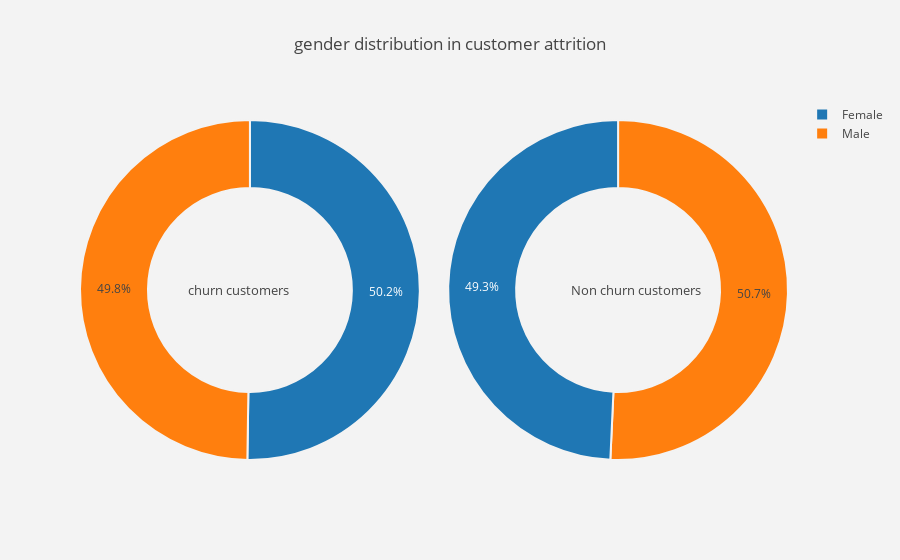
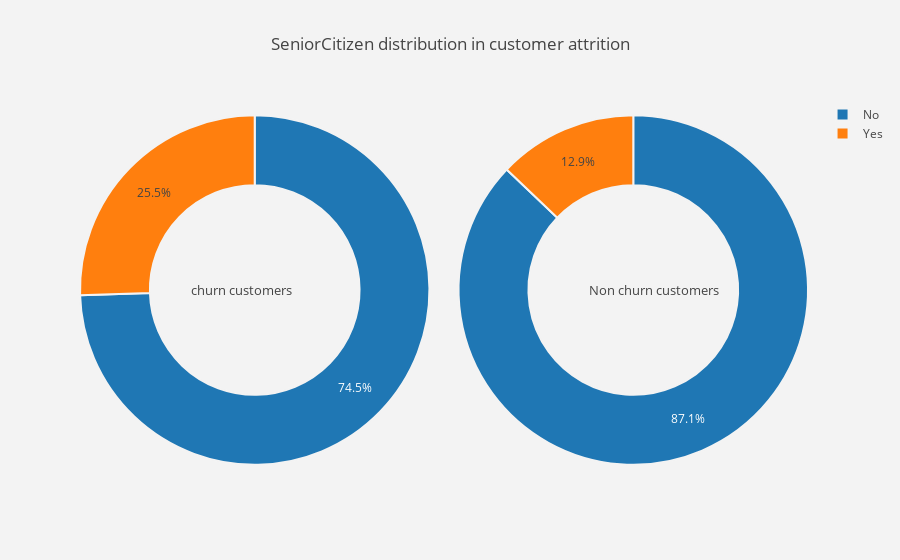
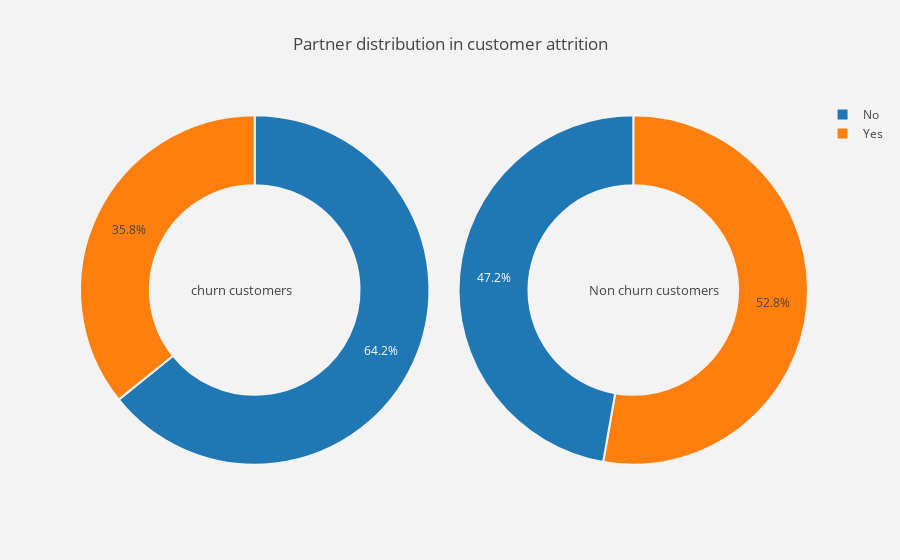
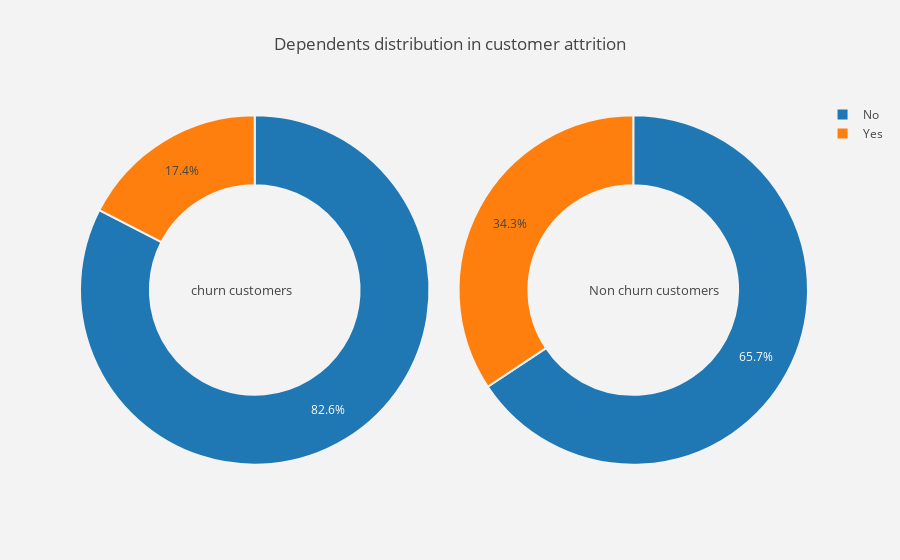

Here is the notebook cell these charts were saved with, in order:
### Markdown cell above
## <a id='3.2'>3.2. Varibles distribution in customer attrition</a>

### Code cell
#function  for pie plot for customer attrition types
def plot_pie(column) :
    
    trace1 = go.Pie(values  = churn[column].value_counts().values.tolist(),
                    labels  = churn[column].value_counts().keys().tolist(),
                    hoverinfo = "label+percent+name",
                    domain  = dict(x = [0,.48]),
                    name    = "Churn Customers",
                    marker  = dict(line = dict(width = 2,
                                               color = "rgb(243,243,243)")
                                  ),
                    hole    = .6
                   )
    trace2 = go.Pie(values  = not_churn[column].value_counts().values.tolist(),
                    labels  = not_churn[column].value_counts().keys().tolist(),
                    hoverinfo = "label+percent+name",
                    marker  = dict(line = dict(width = 2,
                                               color = "rgb(243,243,243)")
                                  ),
                    domain  = dict(x = [.52,1]),
                    hole    = .6,
                    name    = "Non churn customers" 
                   )


    layout = go.Layout(dict(title = column + " distribution in customer attrition ",
                            plot_bgcolor  = "rgb(243,243,243)",
                            paper_bgcolor = "rgb(243,243,243)",
                            annotations = [dict(text = "churn customers",
                                                font = dict(size = 13),
                                                showarrow = False,
                                                x = .15, y = .5),
                                           dict(text = "Non churn customers",
                                                font = dict(size = 13),
                                                showarrow = False,
                                                x = .88,y = .5
                                               )
                                          ]
                           )
                      )
    data = [trace1,trace2]
    fig  = go.Figure(data = data,layout = layout)
    py.iplot(fig)


#function  for histogram for customer attrition types
def histogram(column) :
    trace1 = go.Histogram(x  = churn[column],
                          histnorm= "percent",
                          name = "Churn Customers",
                          marker = dict(line = dict(width = .5,
                                                    color = "black"
                                                    )
                                        ),
                         opacity = .9 
                         ) 
    
    trace2 = go.Histogram(x  = not_churn[column],
                          histnorm = "percent",
                          name = "Non churn customers",
                          marker = dict(line = dict(width = .5,
                                              color = "black"
                                             )
                                 ),
                          opacity = .9
                         )
    
    data = [trace1,trace2]
    layout = go.Layout(dict(title =column + " distribution in customer attrition ",
                            plot_bgcolor  = "rgb(243,243,243)",
                            paper_bgcolor = "rgb(243,243,243)",
                            xaxis = dict(gridcolor = 'rgb(255, 255, 255)',
                                             title = column,
                                             zerolinewidth=1,
                                             ticklen=5,
                                             gridwidth=2
                                            ),
                            yaxis = dict(gridcolor = 'rgb(255, 255, 255)',
                                             title = "percent",
                                             zerolinewidth=1,
                                             ticklen=5,
                                             gridwidth=2
                                            ),
                           )
                      )
    fig  = go.Figure(data=data,layout=layout)
    
    py.iplot(fig)
    
#function  for scatter plot matrix  for numerical columns in data
def scatter_matrix(df)  :
    
    df  = df.sort_values(by = "Churn" ,ascending = True)
    classes = df["Churn"].unique().tolist()
    classes
    
    class_code  = {classes[k] : k for k in range(2)}
    class_code

    color_vals = [class_code[cl] for cl in df["Churn"]]
    color_vals

    pl_colorscale = "Portland"

    pl_colorscale

    text = [df.loc[k,"Churn"] for k in range(len(df))]
    text

    trace = go.Splom(dimensions = [dict(label  = "tenure",
                                       values = df["tenure"]),
                                  dict(label  = 'MonthlyCharges',
                                       values = df['MonthlyCharges']),
                                  dict(label  = 'TotalCharges',
                                       values = df['TotalCharges'])],
                     text = text,
                     marker = dict(color = color_vals,
                                   colorscale = pl_colorscale,
                                   size = 3,
                                   showscale = False,
                                   line = dict(width = .1,
                                               color='rgb(230,230,230)'
                                              )
                                  )
                    )
    axis = dict(showline  = True,
                zeroline  = False,
                gridcolor = "#fff",
                ticklen   = 4
               )
    
    layout = go.Layout(dict(title  = 
                            "Scatter plot matrix for Numerical columns for customer attrition",
                            autosize = False,
                            height = 800,
                            width  = 800,
                            dragmode = "select",
                            hovermode = "closest",
                            plot_bgcolor  = 'rgba(240,240,240, 0.95)',
                            xaxis1 = dict(axis),
                            yaxis1 = dict(axis),
                            xaxis2 = dict(axis),
                            yaxis2 = dict(axis),
                            xaxis3 = dict(axis),
                            yaxis3 = dict(axis),
                           )
                      )
    data   = [trace]
    fig = go.Figure(data = data,layout = layout )
    py.iplot(fig)

#for all categorical columns plot pie
for i in cat_cols :
    plot_pie(i)

#for all categorical columns plot histogram    
for i in num_cols :
    histogram(i)

#scatter plot matrix
scatter_matrix(telcom)

### Figure 1 — Plotly figure (JSON) as saved in the notebook; plotly's stock layout.template omitted (floating-point values rounded to 4 significant figures)
{"data": [{"domain": {"x": [0, 0.48]}, "hole": 0.6, "hoverinfo": "label+percent+name", "labels": ["Female", "Male"], "marker": {"line": {"color": "rgb(243,243,243)", "width": 2}}, "name": "Churn Customers", "values": [939, 930], "type": "pie", "uid": "a61c2a02-5bba-11ea-944f-d1d446af090e"}, {"domain": {"x": [0.52, 1]}, "hole": 0.6, "hoverinfo": "label+percent+name", "labels": ["Male", "Female"], "marker": {"line": {"color": "rgb(243,243,243)", "width": 2}}, "name": "Non churn customers", "values": [2619, 2544], "type": "pie", "uid": "a61c2bf6-5bba-11ea-944f-d1d446af090e"}], "layout": {"annotations": [{"font": {"size": 13}, "showarrow": false, "text": "churn customers", "x": 0.15, "y": 0.5}, {"font": {"size": 13}, "showarrow": false, "text": "Non churn customers", "x": 0.88, "y": 0.5}], "paper_bgcolor": "rgb(243,243,243)", "plot_bgcolor": "rgb(243,243,243)", "title": "gender distribution in customer attrition "}}

### Figure 2 — Plotly figure (JSON) as saved in the notebook; plotly's stock layout.template omitted (floating-point values rounded to 4 significant figures)
{"data": [{"domain": {"x": [0, 0.48]}, "hole": 0.6, "hoverinfo": "label+percent+name", "labels": ["No", "Yes"], "marker": {"line": {"color": "rgb(243,243,243)", "width": 2}}, "name": "Churn Customers", "values": [1393, 476], "type": "pie", "uid": "a626fcac-5bba-11ea-944f-d1d446af090e"}, {"domain": {"x": [0.52, 1]}, "hole": 0.6, "hoverinfo": "label+percent+name", "labels": ["No", "Yes"], "marker": {"line": {"color": "rgb(243,243,243)", "width": 2}}, "name": "Non churn customers", "values": [4497, 666], "type": "pie", "uid": "a626ff54-5bba-11ea-944f-d1d446af090e"}], "layout": {"annotations": [{"font": {"size": 13}, "showarrow": false, "text": "churn customers", "x": 0.15, "y": 0.5}, {"font": {"size": 13}, "showarrow": false, "text": "Non churn customers", "x": 0.88, "y": 0.5}], "paper_bgcolor": "rgb(243,243,243)", "plot_bgcolor": "rgb(243,243,243)", "title": "SeniorCitizen distribution in customer attrition "}}

### Figure 3 — Plotly figure (JSON) as saved in the notebook; plotly's stock layout.template omitted (floating-point values rounded to 4 significant figures)
{"data": [{"domain": {"x": [0, 0.48]}, "hole": 0.6, "hoverinfo": "label+percent+name", "labels": ["No", "Yes"], "marker": {"line": {"color": "rgb(243,243,243)", "width": 2}}, "name": "Churn Customers", "values": [1200, 669], "type": "pie", "uid": "a63203ea-5bba-11ea-944f-d1d446af090e"}, {"domain": {"x": [0.52, 1]}, "hole": 0.6, "hoverinfo": "label+percent+name", "labels": ["Yes", "No"], "marker": {"line": {"color": "rgb(243,243,243)", "width": 2}}, "name": "Non churn customers", "values": [2724, 2439], "type": "pie", "uid": "a63206ce-5bba-11ea-944f-d1d446af090e"}], "layout": {"annotations": [{"font": {"size": 13}, "showarrow": false, "text": "churn customers", "x": 0.15, "y": 0.5}, {"font": {"size": 13}, "showarrow": false, "text": "Non churn customers", "x": 0.88, "y": 0.5}], "paper_bgcolor": "rgb(243,243,243)", "plot_bgcolor": "rgb(243,243,243)", "title": "Partner distribution in customer attrition "}}

### Figure 4 — Plotly figure (JSON) as saved in the notebook; plotly's stock layout.template omitted (floating-point values rounded to 4 significant figures)
{"data": [{"domain": {"x": [0, 0.48]}, "hole": 0.6, "hoverinfo": "label+percent+name", "labels": ["No", "Yes"], "marker": {"line": {"color": "rgb(243,243,243)", "width": 2}}, "name": "Churn Customers", "values": [1543, 326], "type": "pie", "uid": "a63cb3b2-5bba-11ea-944f-d1d446af090e"}, {"domain": {"x": [0.52, 1]}, "hole": 0.6, "hoverinfo": "label+percent+name", "labels": ["No", "Yes"], "marker": {"line": {"color": "rgb(243,243,243)", "width": 2}}, "name": "Non churn customers", "values": [3390, 1773], "type": "pie", "uid": "a63cb6d2-5bba-11ea-944f-d1d446af090e"}], "layout": {"annotations": [{"font": {"size": 13}, "showarrow": false, "text": "churn customers", "x": 0.15, "y": 0.5}, {"font": {"size": 13}, "showarrow": false, "text": "Non churn customers", "x": 0.88, "y": 0.5}], "paper_bgcolor": "rgb(243,243,243)", "plot_bgcolor": "rgb(243,243,243)", "title": "Dependents distribution in customer attrition "}}
